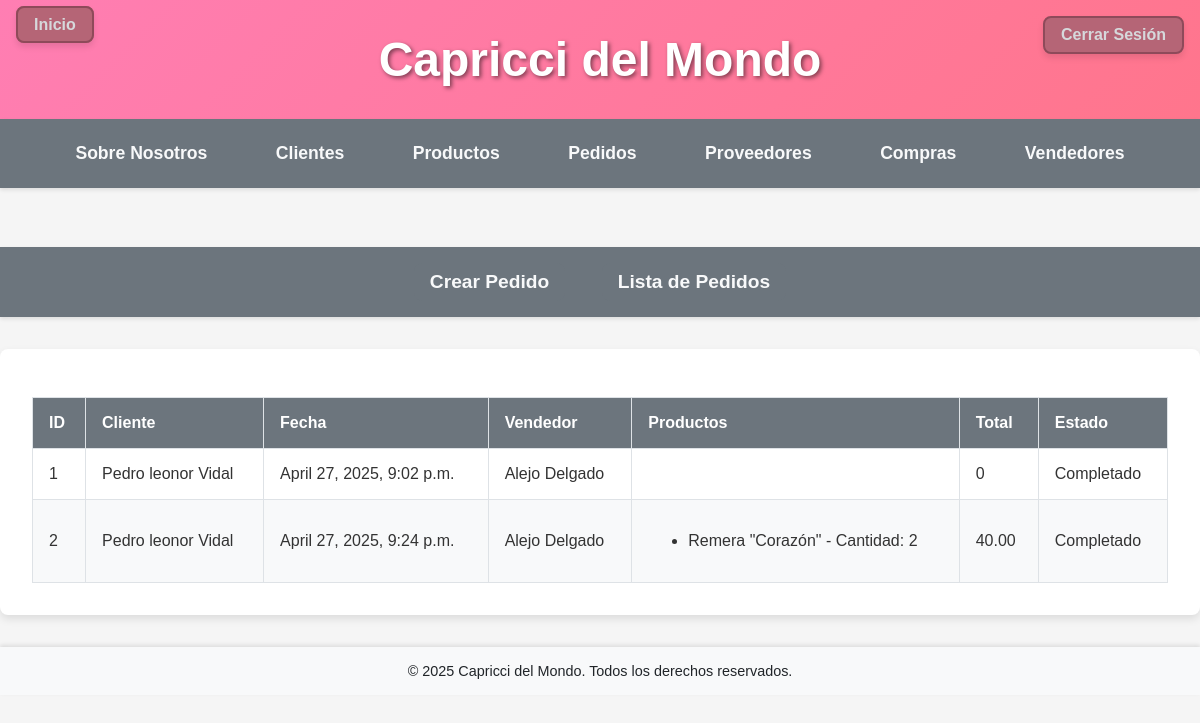
The page /pedidos/ (signed in) on the database as committed earlier.
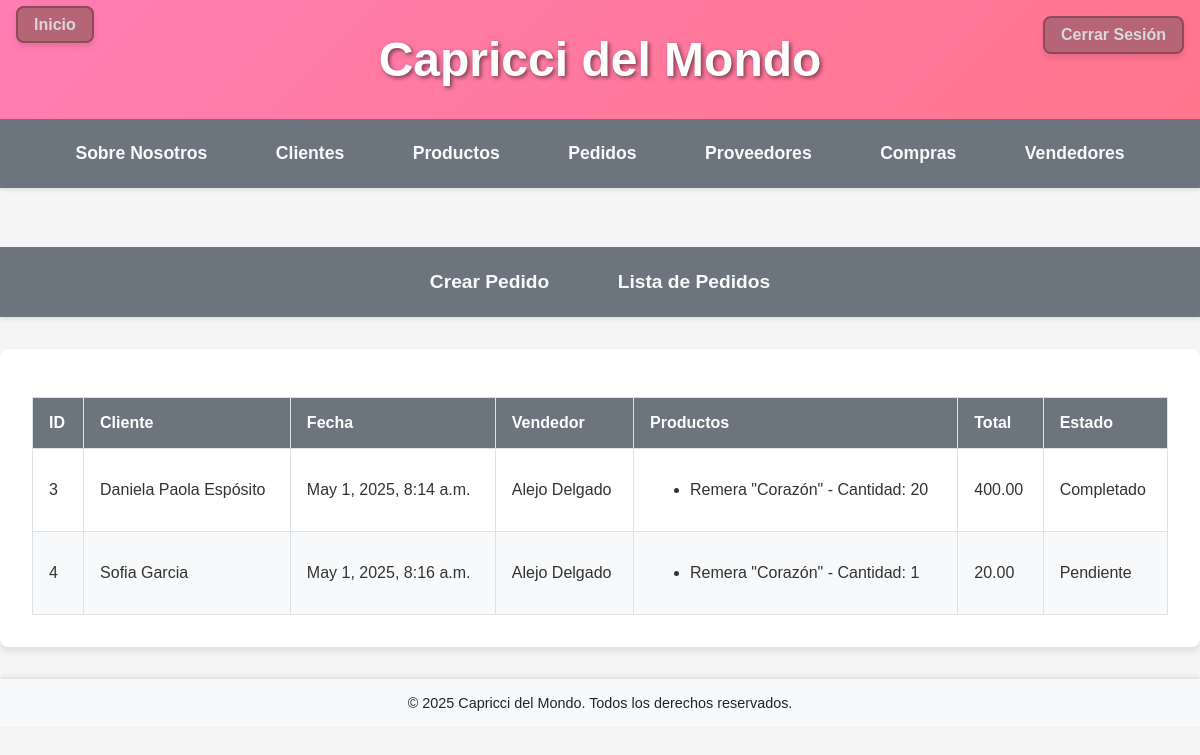
The same page on the database as committed later.
### externo/models.py (models this page shows, shortened)
class Pedido(models.Model):
    cliente = models.ForeignKey(Cliente, on_delete=models.CASCADE)
    vendedor = models.ForeignKey("interno.Vendedor", on_delete=models.CASCADE)
    estado = models.CharField(max_length=20, choices=[('Pendiente', 'Pendiente'), ('Completado', 'Completado')])
    fecha = models.DateTimeField(auto_now_add=True)
    total = models.DecimalField(max_digits=10, decimal_places=2, default=0)
    def calcular_total(self):
        total = 0
        for pedido_producto in self.pedidoproducto_set.all():
            total += pedido_producto.producto.precio * pedido_producto.cantidad
        return total

class Cliente(models.Model):
    nombre = models.CharField(max_length=100)
    apellido = models.CharField(max_length=100)
    email = models.EmailField()
    telefono = models.CharField(max_length=15)
    code = models.CharField(max_length=32, default=generate_code, editable=False, unique=True, db_index=True)

class PedidoProducto(models.Model):
    pedido = models.ForeignKey(Pedido, on_delete=models.CASCADE)
    producto = models.ForeignKey("interno.Producto", on_delete=models.CASCADE, null=True, blank=True)
    cantidad = models.IntegerField()

### interno/models.py (models this page shows, shortened)
class Vendedor(models.Model):
    nombre = models.CharField(max_length=100)
    apellido = models.CharField(max_length=100)
    email = models.EmailField()
    telefono = models.CharField(max_length=15)
    code = models.CharField(max_length=32, default=generate_code, editable=False, unique=True, db_index=True)

class Producto(models.Model):
    nombre = models.CharField(max_length=100)
    descripcion = models.TextField()
    precio = models.DecimalField(max_digits=10, decimal_places=2)
    stock = models.IntegerField()
    proveedor = models.ForeignKey('Proveedor', on_delete=models.CASCADE, null=True, blank=True)

### externo/views.py (the view)
# urls.py: path("pedidos/", pedidos, name="pedidos"),
def pedidos(request):
    pedidos = Pedido.objects.all()
    pedidos_data = []
    for pedido in pedidos:
        productos = pedido.pedidoproducto_set.all()
        total = pedido.calcular_total()
        pedidos_data.append({
            "pedido": pedido,
            "productos": productos,
            "total": total,
        })
    context = {"pedidos_data": pedidos_data}
    return render(request, "externo/pedidos.html", context)

### externo/templates/externo/pedidos.html
{% extends 'externo/base.html' %}
{% block contenido %}
<div class="container">
    <table>
        <thead>
            <tr>
                <th>ID</th>
                <th>Cliente</th>
                <th>Fecha</th>
                <th>Vendedor</th>
                <th>Productos</th>
                <th>Total</th>
                <th>Estado</th>
            </tr>
        </thead>
        <tbody>
            {% for pedido_data in pedidos_data %}
            <tr>
                <td>{{ pedido_data.pedido.id }}</td>
                <td>{{ pedido_data.pedido.cliente.nombre }} {{ pedido_data.pedido.cliente.apellido }}</td>
                <td>{{ pedido_data.pedido.fecha }}</td>
                <td>{{ pedido_data.pedido.vendedor.nombre }} {{ pedido_data.pedido.vendedor.apellido }}</td>
                <td>
                    <ul>
                        {% for producto in pedido_data.productos %}
                        <li>{{ producto.producto.nombre }} - Cantidad: {{ producto.cantidad }}</li>
                        {% endfor %}
                    </ul>
                </td>
                <td>{{ pedido_data.total }}</td>
                <td>{{ pedido_data.pedido.estado }}</td>
            </tr>
            {% endfor %}
        </tbody>
    </table>
</div>
{% endblock %}

Rows that differ between the two databases and show on the page:
removed Pedido: pedido.id "1", pedido.cliente.nombre "Pedro leonor", pedido.cliente.apellido "Vidal", pedido.fecha "April 27, 2025, 9:02 p.m.", pedido.vendedor.nombre "Alejo", pedido.vendedor.apellido "Delgado", total "0", pedido.estado "Completado"
removed Pedido: pedido.id "2", pedido.cliente.nombre "Pedro leonor", pedido.cliente.apellido "Vidal", pedido.fecha "April 27, 2025, 9:24 p.m.", pedido.vendedor.nombre "Alejo", pedido.vendedor.apellido "Delgado", total "40.00", pedido.estado "Completado"
removed PedidoProducto: producto.nombre "Remera \"Corazón\"", cantidad "2"
added Pedido: pedido.id "3", pedido.cliente.nombre "Daniela Paola", pedido.cliente.apellido "Espósito", pedido.fecha "May 1, 2025, 8:14 a.m.", pedido.vendedor.nombre "Alejo", pedido.vendedor.apellido "Delgado", total "400.00", pedido.estado "Completado"
added PedidoProducto: producto.nombre "Remera \"Corazón\"", cantidad "20", shown under "3"
added Pedido: pedido.id "4", pedido.cliente.nombre "Sofia", pedido.cliente.apellido "Garcia", pedido.fecha "May 1, 2025, 8:16 a.m.", pedido.vendedor.nombre "Alejo", pedido.vendedor.apellido "Delgado", total "20.00", pedido.estado "Pendiente"
added PedidoProducto: producto.nombre "Remera \"Corazón\"", cantidad "1", shown under "4"
